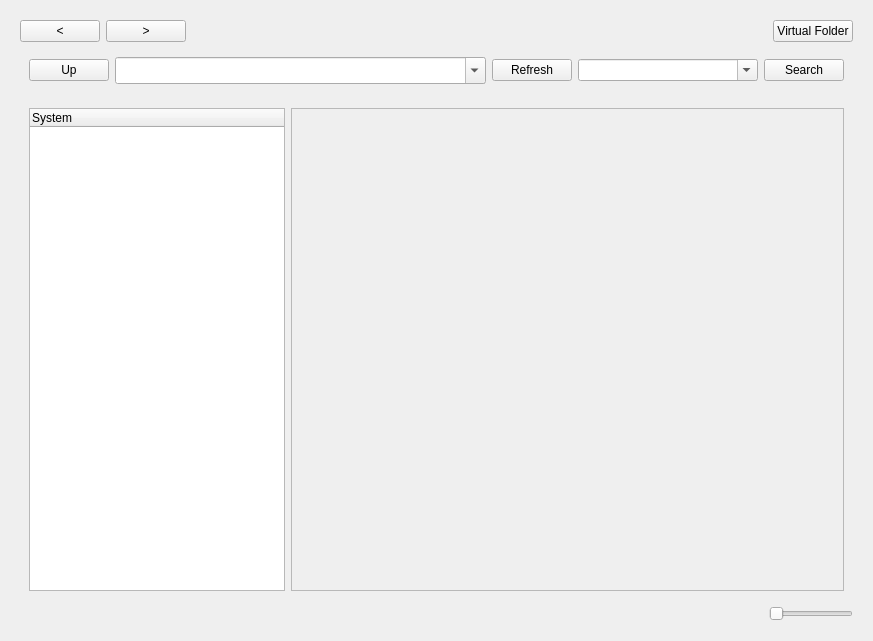
<?xml version="1.0" encoding="UTF-8"?>
<ui version="4.0">
 <class>MainForm</class>
 <widget class="QWidget" name="MainForm">
  <property name="geometry">
   <rect>
    <x>0</x>
    <y>0</y>
    <width>873</width>
    <height>641</height>
   </rect>
  </property>
  <property name="sizePolicy">
   <sizepolicy hsizetype="Preferred" vsizetype="Preferred">
    <horstretch>1</horstretch>
    <verstretch>1</verstretch>
   </sizepolicy>
  </property>
  <property name="minimumSize">
   <size>
    <width>20</width>
    <height>20</height>
   </size>
  </property>
  <property name="cursor">
   <cursorShape>ArrowCursor</cursorShape>
  </property>
  <property name="contextMenuPolicy">
   <enum>Qt::ActionsContextMenu</enum>
  </property>
  <property name="acceptDrops">
   <bool>false</bool>
  </property>
  <property name="autoFillBackground">
   <bool>false</bool>
  </property>
  <layout class="QHBoxLayout" name="horizontalLayout_2">
   <item>
    <widget class="QWidget" name="widget_2" native="true">
     <layout class="QVBoxLayout" name="verticalLayout">
      <item>
       <layout class="QHBoxLayout" name="horizontalLayout_3">
        <item>
         <widget class="QPushButton" name="pushButton_2">
          <property name="sizePolicy">
           <sizepolicy hsizetype="Preferred" vsizetype="Preferred">
            <horstretch>0</horstretch>
            <verstretch>0</verstretch>
           </sizepolicy>
          </property>
          <property name="text">
           <string>&lt;</string>
          </property>
         </widget>
        </item>
        <item>
         <widget class="QPushButton" name="pushButton">
          <property name="sizePolicy">
           <sizepolicy hsizetype="Preferred" vsizetype="Preferred">
            <horstretch>0</horstretch>
            <verstretch>0</verstretch>
           </sizepolicy>
          </property>
          <property name="baseSize">
           <size>
            <width>0</width>
            <height>0</height>
           </size>
          </property>
          <property name="text">
           <string>&gt;</string>
          </property>
          <property name="iconSize">
           <size>
            <width>16</width>
            <height>16</height>
           </size>
          </property>
          <property name="autoRepeatInterval">
           <number>100</number>
          </property>
         </widget>
        </item>
        <item>
         <spacer name="horizontalSpacer_2">
          <property name="orientation">
           <enum>Qt::Horizontal</enum>
          </property>
          <property name="sizeHint" stdset="0">
           <size>
            <width>40</width>
            <height>20</height>
           </size>
          </property>
         </spacer>
        </item>
        <item>
         <widget class="QPushButton" name="pushButton_6">
          <property name="maximumSize">
           <size>
            <width>98</width>
            <height>27</height>
           </size>
          </property>
          <property name="text">
           <string>Virtual Folder</string>
          </property>
         </widget>
        </item>
       </layout>
      </item>
      <item>
       <widget class="QWidget" name="widget_4" native="true">
        <layout class="QGridLayout" name="gridLayout_2">
         <item row="0" column="3">
          <widget class="QComboBox" name="comboBox_2">
           <property name="sizePolicy">
            <sizepolicy hsizetype="Expanding" vsizetype="Fixed">
             <horstretch>90</horstretch>
             <verstretch>0</verstretch>
            </sizepolicy>
           </property>
           <property name="minimumSize">
            <size>
             <width>180</width>
             <height>0</height>
            </size>
           </property>
           <property name="editable">
            <bool>true</bool>
           </property>
          </widget>
         </item>
         <item row="0" column="1">
          <widget class="QComboBox" name="comboBox">
           <property name="enabled">
            <bool>true</bool>
           </property>
           <property name="sizePolicy">
            <sizepolicy hsizetype="Expanding" vsizetype="Fixed">
             <horstretch>199</horstretch>
             <verstretch>0</verstretch>
            </sizepolicy>
           </property>
           <property name="minimumSize">
            <size>
             <width>300</width>
             <height>27</height>
            </size>
           </property>
           <property name="maximumSize">
            <size>
             <width>16777215</width>
             <height>16777215</height>
            </size>
           </property>
           <property name="sizeIncrement">
            <size>
             <width>1000</width>
             <height>27</height>
            </size>
           </property>
           <property name="baseSize">
            <size>
             <width>1000</width>
             <height>27</height>
            </size>
           </property>
           <property name="layoutDirection">
            <enum>Qt::LeftToRight</enum>
           </property>
           <property name="editable">
            <bool>true</bool>
           </property>
           <property name="sizeAdjustPolicy">
            <enum>QComboBox::AdjustToMinimumContentsLength</enum>
           </property>
           <property name="minimumContentsLength">
            <number>0</number>
           </property>
           <property name="duplicatesEnabled">
            <bool>true</bool>
           </property>
           <property name="frame">
            <bool>true</bool>
           </property>
          </widget>
         </item>
         <item row="0" column="0">
          <widget class="QPushButton" name="pushButton_4">
           <property name="text">
            <string>Up</string>
           </property>
          </widget>
         </item>
         <item row="0" column="2">
          <widget class="QPushButton" name="pushButton_3">
           <property name="text">
            <string>Refresh</string>
           </property>
          </widget>
         </item>
         <item row="0" column="4">
          <widget class="QPushButton" name="pushButton_5">
           <property name="text">
            <string>Search</string>
           </property>
          </widget>
         </item>
        </layout>
       </widget>
      </item>
      <item>
       <widget class="QWidget" name="widget_3" native="true">
        <layout class="QHBoxLayout" name="horizontalLayout">
         <item alignment="Qt::AlignLeft">
          <widget class="QTreeWidget" name="treeWidget">
           <column>
            <property name="text">
             <string notr="true">System</string>
            </property>
           </column>
          </widget>
         </item>
         <item>
          <widget class="QScrollArea" name="scrollArea">
           <property name="widgetResizable">
            <bool>true</bool>
           </property>
           <widget class="QWidget" name="scrollAreaWidgetContents">
            <property name="geometry">
             <rect>
              <x>0</x>
              <y>0</y>
              <width>555</width>
              <height>464</height>
             </rect>
            </property>
            <property name="layoutDirection">
             <enum>Qt::LeftToRight</enum>
            </property>
           </widget>
          </widget>
         </item>
        </layout>
       </widget>
      </item>
      <item alignment="Qt::AlignRight">
       <widget class="QSlider" name="horizontalSlider">
        <property name="orientation">
         <enum>Qt::Horizontal</enum>
        </property>
       </widget>
      </item>
     </layout>
     <zorder>widget_3</zorder>
     <zorder>widget_4</zorder>
     <zorder>horizontalSlider</zorder>
     <zorder>horizontalLayoutWidget</zorder>
    </widget>
   </item>
  </layout>
 </widget>
 <resources/>
 <connections/>
</ui>
